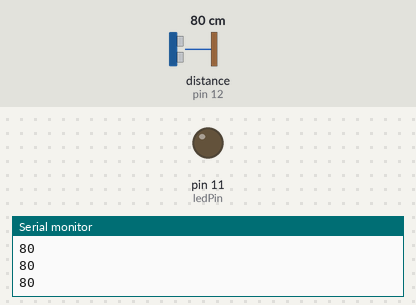
Bench run of a sketch on a simulated Arduino Uno, built with avr-gcc and run on an emulated ATmega328P. On the bench: output pins drawn as LEDs (lit = HIGH), the last lines printed to the serial monitor. Wiring (inferred from the names in the program): ultrasonic range finder: trigger pin 13; echo pin 12. The inputs (shaded band) are chosen by the test bench; at power-on: distance to the obstacle (sensor on pin 12) 80 cm. The echo pulse lasts 58.3 µs per cm; pins used as bus, display or sensor lines are not drawn.

Above: at 1.2 s.
1.3 s: distance to the obstacle (sensor on pin 12) set to 54 cm
2.8 s: distance to the obstacle (sensor on pin 12) set to 47 cm
At 3.5 s:
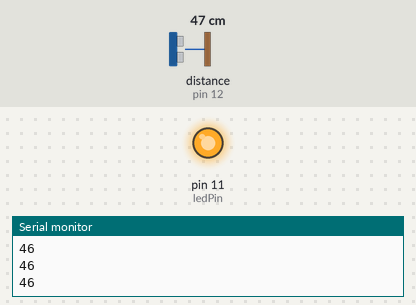
4.3 s: distance to the obstacle (sensor on pin 12) set to 60 cm
At 5.3 s:
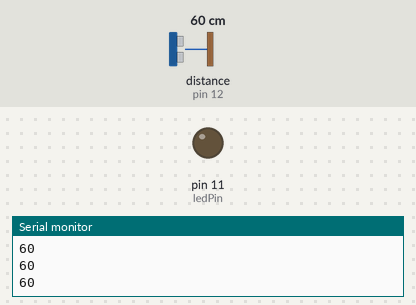
5.8 s: distance to the obstacle (sensor on pin 12) set to 2 cm
At 7.1 s:
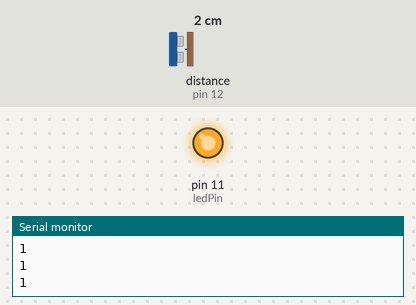
Timing chart, 0 to 8.3 s (numbered marks = the images above; inputs shaded):
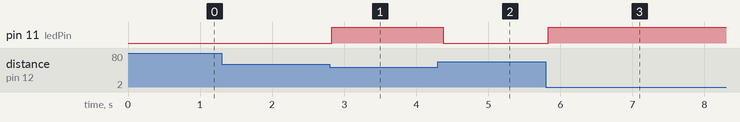

The sketch:

sketch_dec13b.ino
```cpp
const int Trig = 13;
const int Echo = 12;
const int ledPin = 11;  // 13 – если будете использовать встроенный в Arduino светодиод

void setup()
{
pinMode(Trig, OUTPUT);
pinMode(Echo, INPUT);
pinMode(ledPin, OUTPUT);

Serial.begin(9600);
}

unsigned int time_us=0;

unsigned int distance_sm=0;

void loop()
{
digitalWrite(Trig, HIGH); // Подаем сигнал на выход микроконтроллера
delayMicroseconds(10); // Удерживаем 10 микросекунд
digitalWrite(Trig, LOW); // Затем убираем
time_us=pulseIn(Echo, HIGH); // Замеряем длину импульса
distance_sm=time_us/58; // Пересчитываем в сантиметры
Serial.println(distance_sm); // Выводим на порт

if (distance_sm<50) // Если расстояние менее 50 сантиметром
{
   digitalWrite(ledPin, 1); // Зажигаем светодиод
}
else
{
   digitalWrite(ledPin, 0); // иначе тушим
}

delay(100);
}
```

Measured:
- the behaviour switches between 51 and 50 cm on distance to the obstacle (sensor on pin 12) (found by bisection; images 0 and 1)
- after the input at 2.8 s, pin 11 (ledPin): LOW → HIGH at once
- after the input at 4.3 s, pin 11 (ledPin): HIGH → LOW after 0.08 s
- after the input at 5.8 s, pin 11 (ledPin): LOW → HIGH at once
